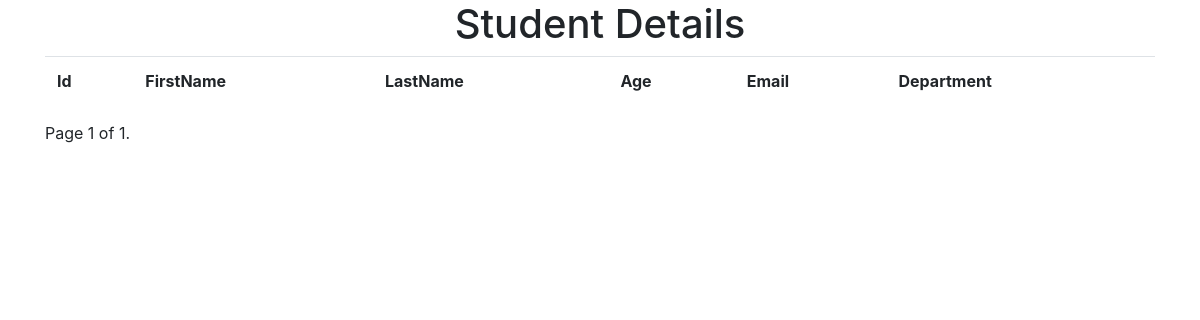
Before: /?page=2 with the older database file.
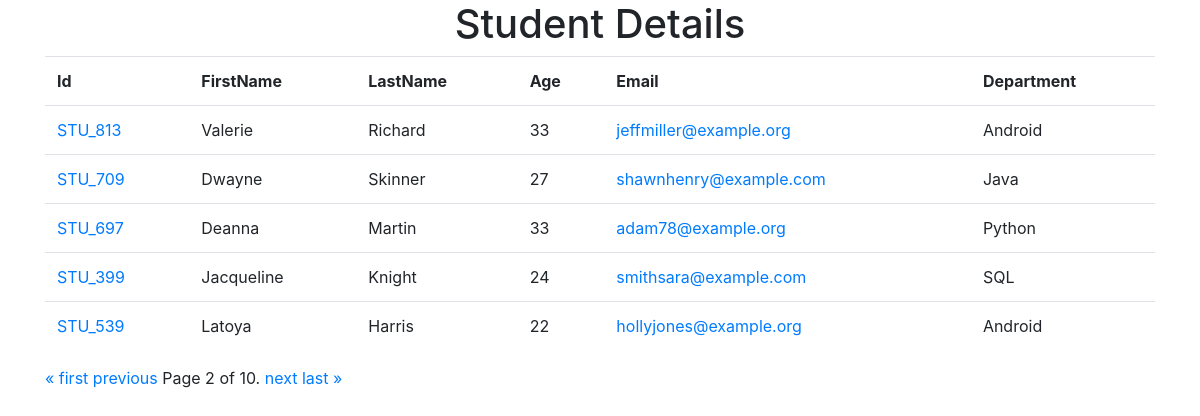
After: the same page with the newer database file.
### studentapp/models.py (models this page shows)
class Student(models.Model):
    dept = models.ForeignKey(Department, on_delete=models.CASCADE)
    student_id = models.OneToOneField(StudentId, on_delete=models.CASCADE)
    firstname = models.CharField(max_length=50)
    lastname = models.CharField(max_length=50)
    age = models.IntegerField()
    email=models.CharField(max_length=50)

class StudentId(models.Model):
    student_id = models.CharField(max_length=20)

class Department(models.Model):
    deptname = models.CharField(max_length=50)

### studentapp/views.py (the view)
# urls.py: path("",index,name="index"),
def index(request):
    studentData = Student.objects.all()
    paginator = Paginator(studentData, 5)
    page_number = request.GET.get("page")
    page_obj = paginator.get_page(page_number)
    return render(request, 'index.html',{"studentData":page_obj})

### templates/index.html (shortened to what this page needs)
<!DOCTYPE html>
<html lang="en">
<head>
    <link rel="stylesheet" href="https://cdn.jsdelivr.net/npm/bootstrap@4.4.1/dist/css/bootstrap.min.css"
>
</head>
<body>
    <div class="container">
        <div class="row">
            <div class="col-12">
                <h1 align="center">Student Details</h1>
                <table class="table">
                    <tr>
                        <th>Id</th>
                        <th>FirstName</th>
                        <th>LastName</th>
                        <th>Age</th>
                        <th>Email</th>
                        <th>Department</th>
                    </tr>
                    {%for i in studentData%}
                    <tr>
                        <td><a href="{%url 'marks' i.student_id.student_id%}">{{i.student_id.student_id}}</a></td>
                        <td>{{i.firstname}}</td>
                        <td>{{i.lastname}}</td>
                        <td>{{i.age}}</td>
                        <td><a href="{%url 'sendmail' i.student_id.student_id%}">{{i.email}}</a></td>
                        <td>{{i.dept.deptname}}</td>
                    </tr>
                    {%endfor%}
                </table>
                <div class="pagination">
                    <span class="step-links">
                        {% if studentData.has_previous %}
                        <a href="?page=1">&laquo; first</a>
                        <a href="?page={{ studentData.previous_page_number }}">previous</a>
                        {% endif %}
                        <span class="current">
                            Page {{ studentData.number }} of {{ studentData.paginator.num_pages }}.
                        </span>
                        {% if studentData.has_next %}
                        <a href="?page={{ studentData.next_page_number }}">next</a>
                        <a href="?page={{ studentData.paginator.num_pages }}">last &raquo;</a>
                        {% endif %}
                    </span>
                </div>
            </div>
        </div>
    </div>
</body>
</html>

Changed rows visible on the page:
added Student: student_id.student_id "STU_813", firstname "Valerie", lastname "Richard", age "33", email "jeffmiller@example.org", dept.deptname "Android"
added Student: student_id.student_id "STU_709", firstname "Dwayne", lastname "Skinner", age "27", email "shawnhenry@example.com", dept.deptname "Java"
added Student: student_id.student_id "STU_697", firstname "Deanna", lastname "Martin", age "33", email "adam78@example.org", dept.deptname "Python"
added Student: student_id.student_id "STU_399", firstname "Jacqueline", lastname "Knight", age "24", email "smithsara@example.com", dept.deptname "SQL"
added Student: student_id.student_id "STU_539", firstname "Latoya", lastname "Harris", age "22", email "hollyjones@example.org", dept.deptname "Android"
Other visible differences:
{{ studentData.number }}: "1" → "2"
{{ studentData.paginator.num_pages }}: "1" → "10"
text now shown: "« first previous next last »"
